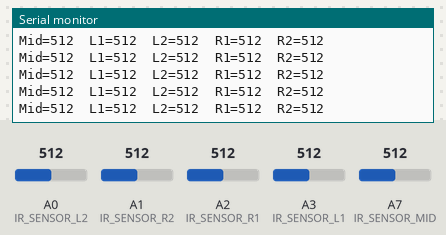
Simulated run of this sketch. Board: Arduino Nano, built with avr-gcc and run on an emulated ATmega328P. Shown: the last lines printed to the serial monitor. The test bench sets the inputs (shaded band); at power-on: A0 (IR_SENSOR_L2) = 512, A1 (IR_SENSOR_R2) = 512, A3 (IR_SENSOR_L1) = 512, A2 (IR_SENSOR_R1) = 512, A7 (IR_SENSOR_MID) = 512.

Above: at 1.2 s.
1.3 s: A0 (IR_SENSOR_L2) set to 106
At 2.3 s:
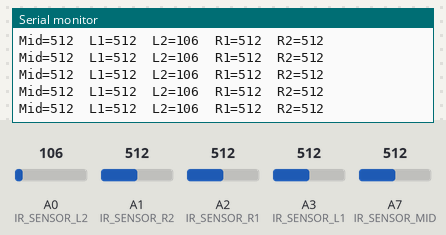
4.3 s: A0 (IR_SENSOR_L2) set to 93
At 5.4 s:
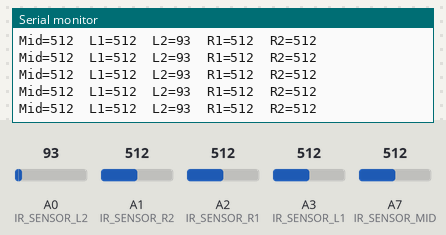
7.3 s: A1 (IR_SENSOR_R2) set to 109
At 8.4 s:
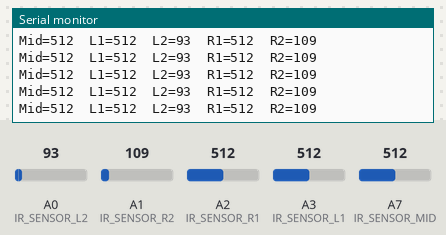
10.3 s: A1 (IR_SENSOR_R2) set to 93
At 11.4 s:
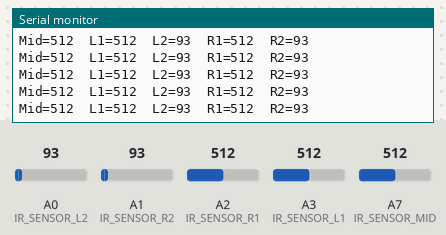
11.8 s: A3 (IR_SENSOR_L1) set to 111
At 12.9 s:
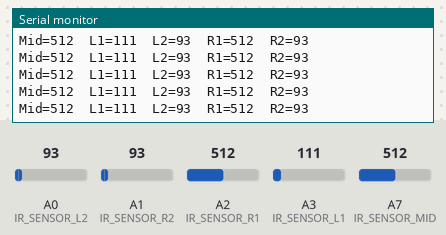
14.8 s: A3 (IR_SENSOR_L1) set to 89
At 15.9 s:
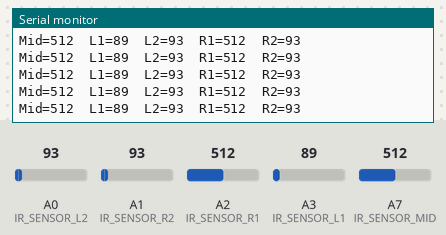
Timing chart, 0 to 17.3 s (numbered marks = the images above; inputs shaded):
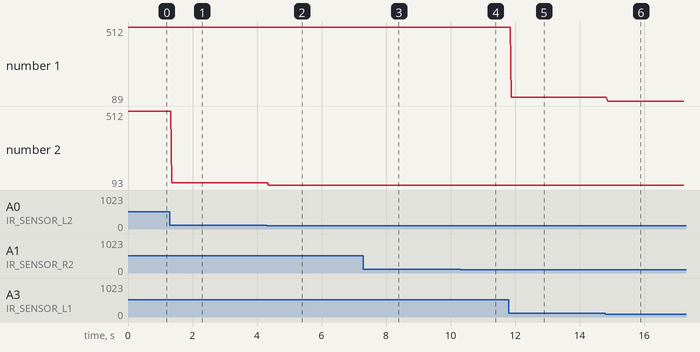

Measured:
- after the input at 1.3 s, the serial monitor: prints a new line after 0.06 s (image 1)
- after the input at 4.3 s, the serial monitor: prints a new line after 0.06 s (image 2)
- after the input at 7.3 s, the serial monitor: prints a new line after 0.06 s (image 3)
- after the input at 10.3 s, the serial monitor: prints a new line after 0.09 s (image 4)
- after the input at 11.8 s, the serial monitor: prints a new line after 0.08 s (image 5)
- after the input at 14.8 s, the serial monitor: prints a new line after 0.07 s (image 6)
- plotted number 1: 512 → 111 after the input at 11.8 s, 111 → 89 after the input at 14.8 s
- plotted number 2: 512 → 106 after the input at 1.3 s, 106 → 93 after the input at 4.3 s

The sketch:

SerialIR.ino
```cpp
// (licence header left out)
#define IR_SENSOR_L1 A3
#define IR_SENSOR_L2 A0
#define IR_SENSOR_R1 A2
#define IR_SENSOR_R2 A1
#define IR_SENSOR_MID A7

/*Define variables to save the data collected by the infrared sensor*/
int ir_L1; //Left front
int ir_L2; //Left rear
int ir_R1; //Right front
int ir_R2; //Right rear
int ir_Mid; //Front middle

void setup() {
  //put your setup code here, to run once:
  pinMode(IR_SENSOR_L1, INPUT);
  pinMode(IR_SENSOR_L2, INPUT);
  pinMode(IR_SENSOR_R1, INPUT);
  pinMode(IR_SENSOR_R2, INPUT);
  pinMode(IR_SENSOR_MID, INPUT);

  //Initialize the serial port, the baud rate is 9600
  Serial.begin(9600);
  Serial.println("Hello World!");
}

void loop() {
  //put your main code here, to run repeatedly:
  //Read the analog value of each sensor.
  //The farther the distance is, the larger the value.
  ir_L1 = analogRead(IR_SENSOR_L1);
  ir_L2 = analogRead(IR_SENSOR_L2);
  ir_R1 = analogRead(IR_SENSOR_R1);
  ir_R2 = analogRead(IR_SENSOR_R2);
  ir_Mid = analogRead(IR_SENSOR_MID);

  //Print data
  Serial.print("Mid=");
  Serial.print(ir_Mid);
  Serial.print("\tL1=");
  Serial.print(ir_L1);
  Serial.print("\tL2=");
  Serial.print(ir_L2);
  Serial.print("\tR1=");
  Serial.print(ir_R1);
  Serial.print("\tR2=");
  Serial.print(ir_R2);
  Serial.println("");

  delay(10);
}
```
